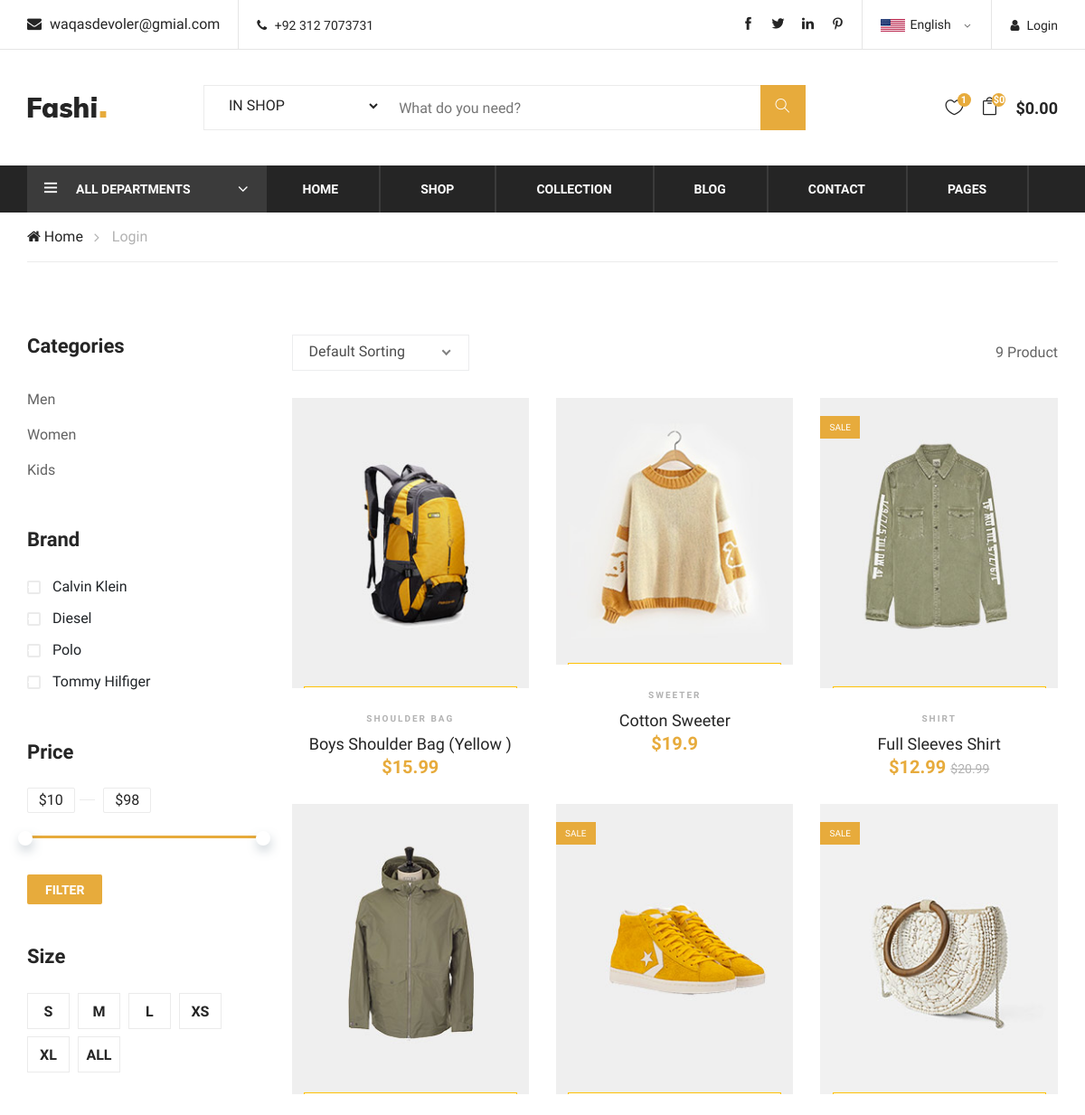
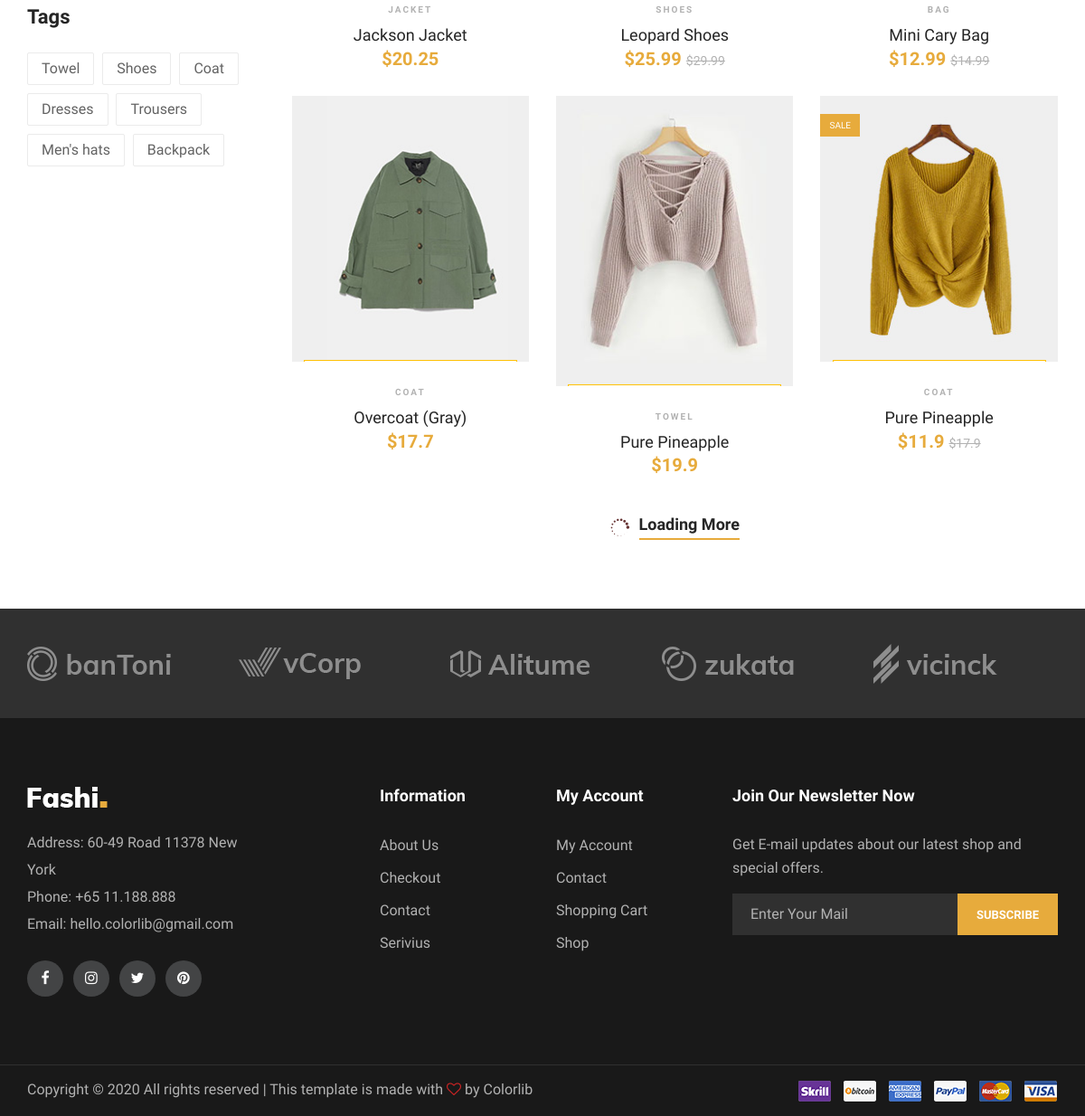
The app's page /shop/ with its own data (2 pictures, top to bottom).
### Home/models.py (models this page shows, shortened)
class Item(models.Model):
    item_id = models.AutoField(primary_key=True)
    item_category = models.ForeignKey(Product,on_delete=models.CASCADE)
    item_subCategory = models.CharField(max_length=30)
    item_name = models.CharField(max_length=30,default='')
    item_titile = models.CharField(max_length=30)
    item_FrashPricse = models.FloatField(max_length=30)
    item_Discount_pricse = models.FloatField(max_length=30,default=0.00)
    item_discription = models.TextField()
    item_image = models.ImageField()
    item_quantity = models.IntegerField()
    item_weight = models.FloatField(default=1.0,help_text="In KG")
    item_publishDate = models.DateTimeField()
    small = models.BooleanField(default=False)
    extra_samll = models.BooleanField(default=False)
    medium = models.BooleanField(default=True)
    large = models.BooleanField(default=False)
    extra_large = models.BooleanField(default=False)
    item_color1 = ColorField(default='#FF0000')
    item_color2 = ColorField(null=True)
    item_color3 = ColorField(null=True)
    item_zoom_pic1 = models.ImageField(blank=True)
    item_zoom_pic2 = models.ImageField(blank=True)
    item_zoom_pic3 = models.ImageField(blank=True)
    item_coupen = models.ManyToManyField(Coupen)

### Home/views.py (the view)
# urls.py: path('shop/',views.Shop_view,name='shoppage'),
def Shop_view(request):
    items = Item.objects.all()
    send = {'items':items}
    return render(request,'home/shop.html',send)

### templates/home/shop.html (shortened to what this page needs)
{% extends 'basic.html' %} {% block body %}
<body>
    <section class="product-shop spad">
        <div class="container">
            <div class="row">
                <div class="col-lg-3 col-md-6 col-sm-8 order-2 order-lg-1 produts-sidebar-filter">
                    <div class="filter-widget">
                        <h4 class="fw-title">Categories</h4>
                        <ul class="filter-catagories">
                            <li><a class='filter_ctg' id='Man'>Men</a></li>
                            <li><a class='filter_ctg' id='Woman'>Women</a></li>
                            <li><a class='filter_ctg' id='Kid'>Kids</a></li>
                        </ul>
                    </div>
                    <div class="filter-widget">
                        <h4 class="fw-title">Brand</h4>
                        <div class="fw-brand-check">
                            <div class="bc-item">
                                <label for="bc-calvin">
                                    Calvin Klein
                                    <span class="checkmark"></span>
                                </label>
                            </div>
                            <div class="bc-item">
                                <label for="bc-diesel">
                                    Diesel
                                    <span class="checkmark"></span>
                                </label>
                            </div>
                            <div class="bc-item">
                                <label for="bc-polo">
                                    Polo
                                    <span class="checkmark"></span>
                                </label>
                            </div>
                            <div class="bc-item">
                                <label for="bc-tommy">
                                    Tommy Hilfiger
                                    <span class="checkmark"></span>
                                </label>
                            </div>
                        </div>
                    </div>
                    <div class="filter-widget">
                        <h4 class="fw-title">Price</h4>
                        <div class="filter-range-wrap">
                            <div class="range-slider">
                                <div class="price-input">
                                    <input type="text" id="minamount">
                                    <input type="text" id="maxamount">
                                </div>
                            </div>
                            <div class="price-range ui-slider ui-corner-all ui-slider-horizontal ui-widget ui-widget-content" data-min="10" data-max="98">
                                <span tabindex="0" class="ui-slider-handle ui-corner-all ui-state-default"></span>
                                <span tabindex="0" class="ui-slider-handle ui-corner-all ui-state-default"></span>
                            </div>
                        </div>
                        <a class="filter-btn" id='filterpricsebtn'>Filter</a>
                    </div>
                    <div class="filter-widget">
                        <h4 class="fw-title">Size</h4>
                        <div class="fw-size-choose">
                            <div class="sc-item">
                                <label for="s-size">s</label>
                            </div>
                            <div class="sc-item">
                                <label for="m-size">m</label>
                            </div>
                            <div class="sc-item">
                                <label for="l-size">l</label>
                            </div>
                            <div class="sc-item">
                                <label for="xs-size">xs</label>
                            </div>
                            <div class="sc-item">
                                <label for="xl-size">xl</label>
                            </div>
                            <div class="sc-item">
                                <label for="all-size">All</label>
                            </div>
                        </div>
                    </div>
                    <div class="filter-widget">
                        <h4 class="fw-title">Tags</h4>
                        <div class="fw-tags">
                            <a class='tag_filter' id='Towel'>Towel</a>
                            <a class='tag_filter' id='Shoes'>Shoes</a>
                            <a class='tag_filter' id='Coat'>Coat</a>
                            <a class='tag_filter' id='Dresses'>Dresses</a>
                            <a class='tag_filter' id='Trousers'>Trousers</a>
                            <a class='tag_filter' id='Men' s hats '>Men's hats</a>
                                <a class='tag_filter' id='Backpack'>Backpack</a>
                        </div>
                    </div>
                </div>
                <div class="col-lg-9 order-1 order-lg-2">
                    <div class="product-show-option">
                        <div class="row">
                            <div class="col-lg-7 col-md-7">
                                <div class="select-option">
                                </div>
                            </div>
                            <div class="col-lg-5 col-md-5 text-right">
                                <p id='product_count'>{{items.count}} Product</p>
                            </div>
                        </div>
                    </div>
                    <div class="product-list">
                        <div class="row" id='product_list'>
                            {% for item in items|dictsort:"item_titile" %}
                            <div class="col-lg-4 col-sm-6">
                                <div class="product-item">
                                    <div class="pi-pic">
                                        <img src="/media/{{item.item_image}}" alt=""> {% if item.item_Discount_pricse != 0 %}
                                        <div class="sale pp-sale">Sale</div>
                                        {% endif %}
                                        <ul>
                                            <li class="quick-view" style='width:90%;'><a href="/product/{{item.item_id}}" style="border: 1px solid #ffc107; orange;">+ Quick View</a></li>
                                        </ul>
                                    </div>
                                    <div class="pi-text">
                                        <div class="catagory-name">{{item.item_name}}</div>
                                        <a href="#">
                                            <h5>{{item.item_titile}}</h5>
                                        </a>
                                        <div class="product-price">
                                            {% if item.item_Discount_pricse != 0 %} ${{item.item_Discount_pricse}}
                                            <span>${{item.item_FrashPricse}}</span> {% else %} ${{item.item_FrashPricse}} {% endif %}
                                        </div>
                                    </div>
                                </div>
                            </div>
                            {% endfor %}
                        </div>
                    </div>
                    <div class="loading-more">
                        <i class="icon_loading"></i>
                        <a href="#">
                            Loading More
                        </a>
                    </div>
                </div>
            </div>
        </div>
    </section>
</body>
{% endblock %}

### records on screen
Item: item_image (picture), item_name "SHOULDER BAG", item_titile "Boys Shoulder Bag (Yellow )", item_FrashPricse "15.99"
Item: item_image (picture), item_name "SWEETER", item_titile "Cotton Sweeter", item_FrashPricse "19.9"
Item: item_image (picture), shows "SALE", item_name "SHIRT", item_titile "Full Sleeves Shirt", item_Discount_pricse "12.99", item_FrashPricse "20.99"
Item: item_image (picture), item_name "JACKET", item_titile "Jackson Jacket", item_FrashPricse "20.25"
Item: item_image (picture), shows "SALE", item_name "SHOES", item_titile "Leopard Shoes", item_Discount_pricse "25.99", item_FrashPricse "29.99"
Item: item_image (picture), shows "SALE", item_name "BAG", item_titile "Mini Cary Bag", item_Discount_pricse "12.99", item_FrashPricse "14.99"
Item: item_image (picture), item_name "COAT", item_titile "Overcoat (Gray)", item_FrashPricse "17.7"
Item: item_image (picture), item_name "TOWEL", item_titile "Pure Pineapple", item_FrashPricse "19.9"
Item: item_image (picture), shows "SALE", item_name "COAT", item_titile "Pure Pineapple", item_Discount_pricse "11.9", item_FrashPricse "17.9"

### other values on screen
{{ items.count }} "9"
